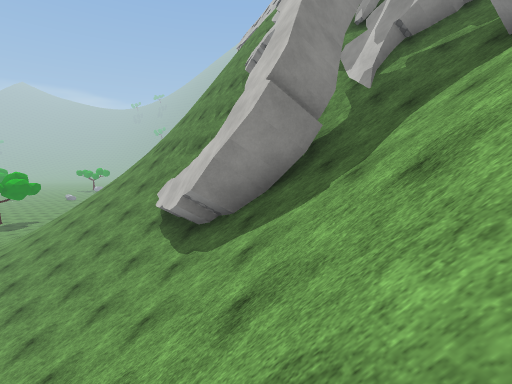
[1] (above)

18 first-person views from a walk through a Unity game level. The camera is 1.4 m above the floor, tilts 6° down and sees 85° across. The floor is counted in squares, 2 m on a side. Each view is taken from the middle of a square. On the plan, view 1 faces up. The plan holds only what a view shows up to about 9 squares ahead; the rest is blank. The place goes on beyond the plan. The player character is not drawn. Some animated figures are left out. Surface patterns are stand-ins for the level's own textures.

[2]
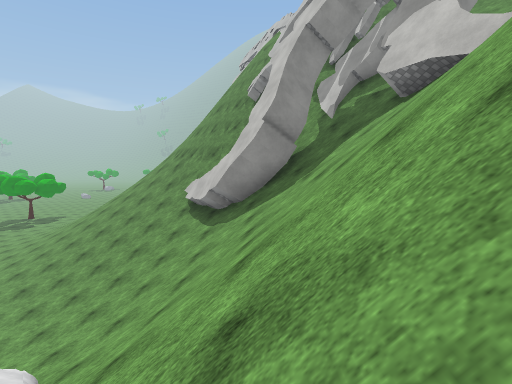

[3]
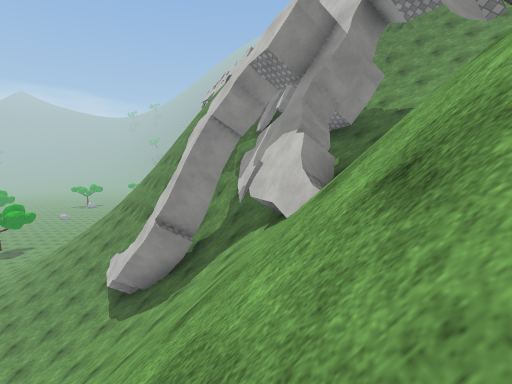

[4]
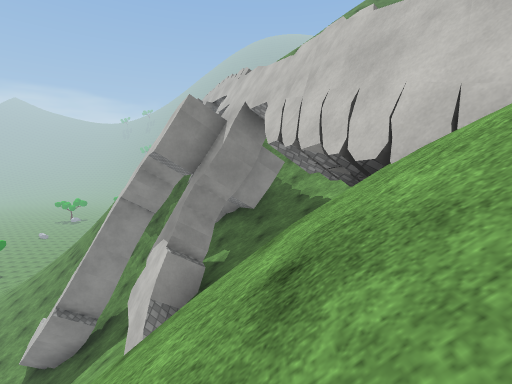

[5]
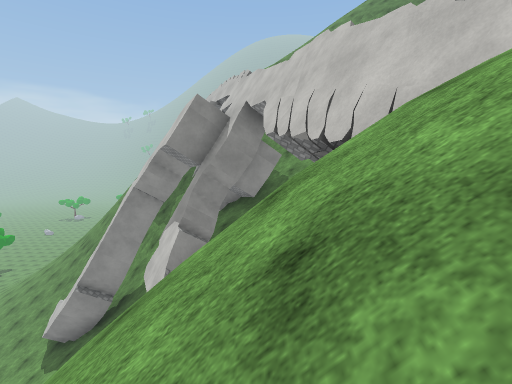

[6]
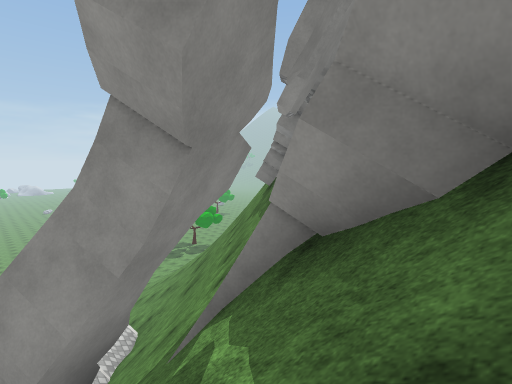

[7]
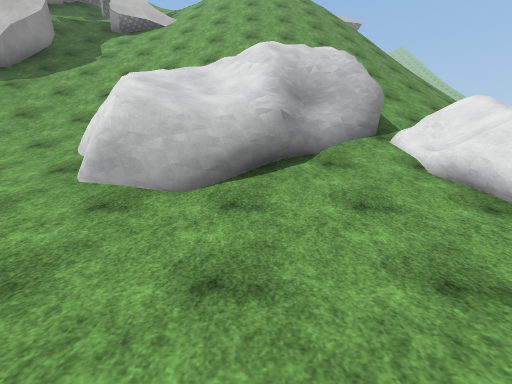

[8]
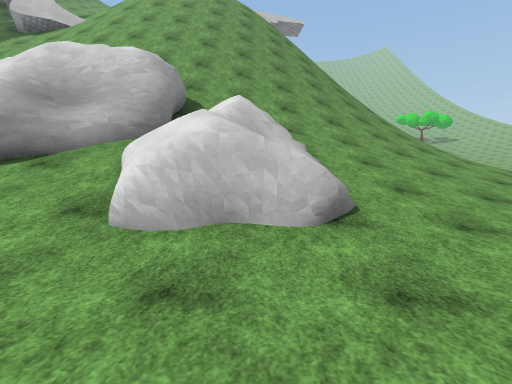

[9]
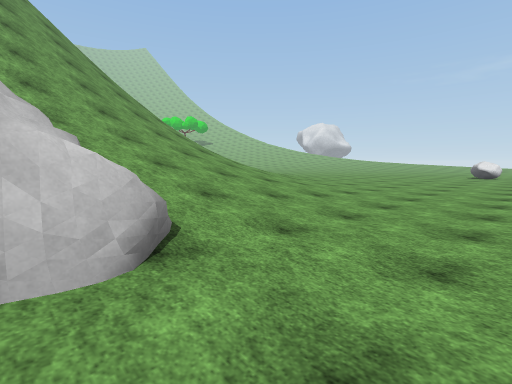

[10]
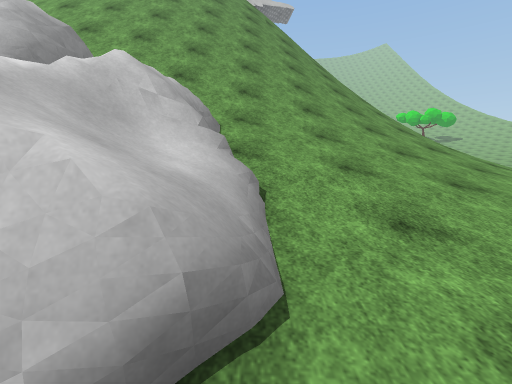

[11]
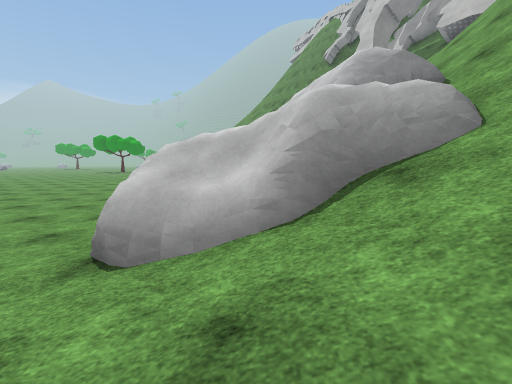

[12]
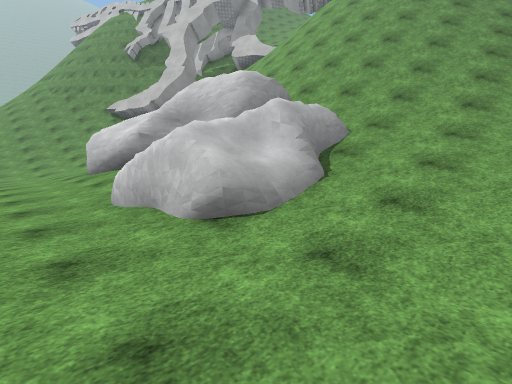

[13]
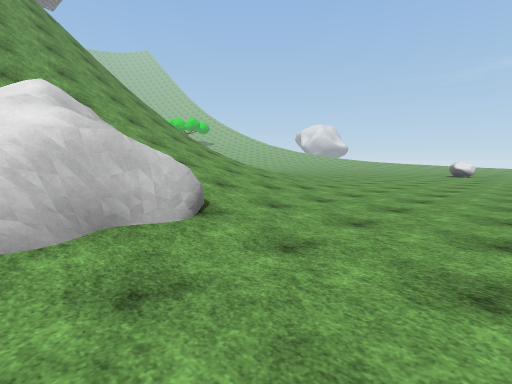

[14]
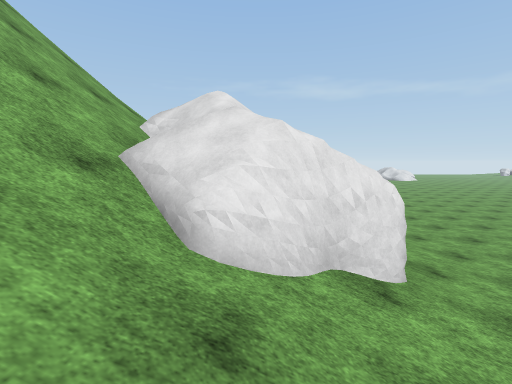

[15]
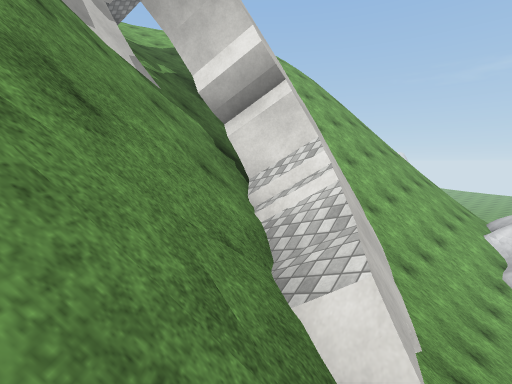

[16]
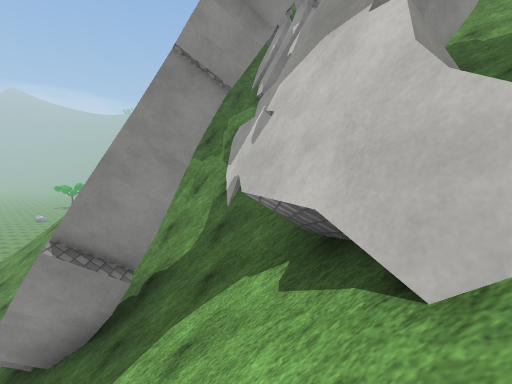

[17]
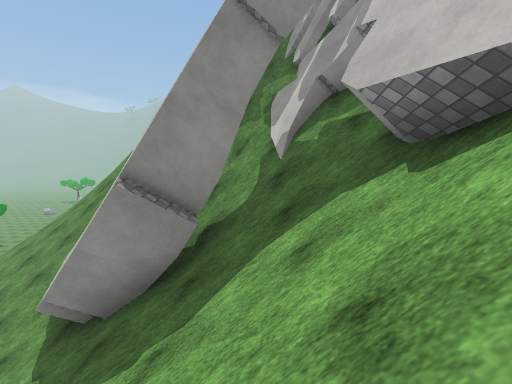

[18]
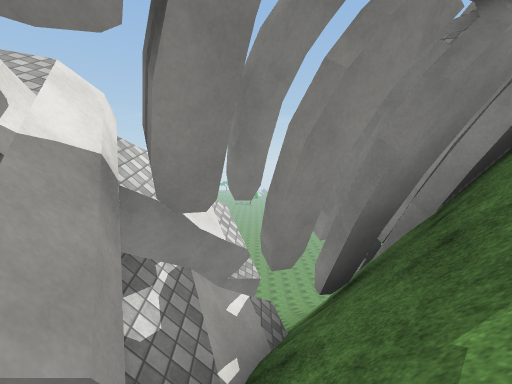

### Floor plan
Key: @ floor where view 1 was taken; # wall or solid block; x gap in a wall; . main floor; : floor 0.75 m higher than the main floor; + floor 1.5 m higher than the main floor; * floor 4.75 m higher than the main floor; / step, stairs or slope; = window, fence, low wall or low ledge; v drop or lower ground.
Columns run from 12 left of view 1 to 9 right of it. Each row starts with its distance up from view 1.
 11               ###
 10       ////#   #v#/
  9     //////##  #vx//
  8     //////=######=//
  7      /////#////####//
  6     //////####////#///
  5     ///////###////////
  4      //////////###///
  3      ://///////##//
  2      :://///////#
  1      :+/#///////   #
  0 ... ::+##///@////  ##
 -1 ....::##*///////////=
 -2 .....:=#===//////////
 -3  ....:/###////// ///
 -4  ....://##/////   /
 -5 ...../##=///////
 -6 .....:##==//////
 -7    ..:=#/////////
 -8    ..:://////////
 -9    ...:////////
-10    ...::///////
-11    ....:///////

Where each view was taken, in squares from view 1:
view 1: 0 up, 0 right, facing up
view 2: 3 down, 0 right, facing up
view 3: 3 down, 3 right, facing up
view 4: 3 down, 6 right, facing up
view 5: 4 down, 6 right, facing up
view 6: 5 up, 5 right, facing up-left
view 7: 2 down, 9 left, facing right
view 8: 6 down, 9 left, facing right
view 9: 6 down, 8 left, facing down-right
view 10: 7 down, 7 left, facing right
view 11: 9 down, 5 left, facing up
view 12: 9 down, 8 left, facing up-right
view 13: 5 down, 9 left, facing down-right
view 14: 3 up, 4 left, facing down
view 15: 9 up, 3 left, facing down-right
view 16: 1 up, 3 right, facing up
view 17: 1 up, 2 right, facing up
view 18: 8 up, 7 right, facing left
